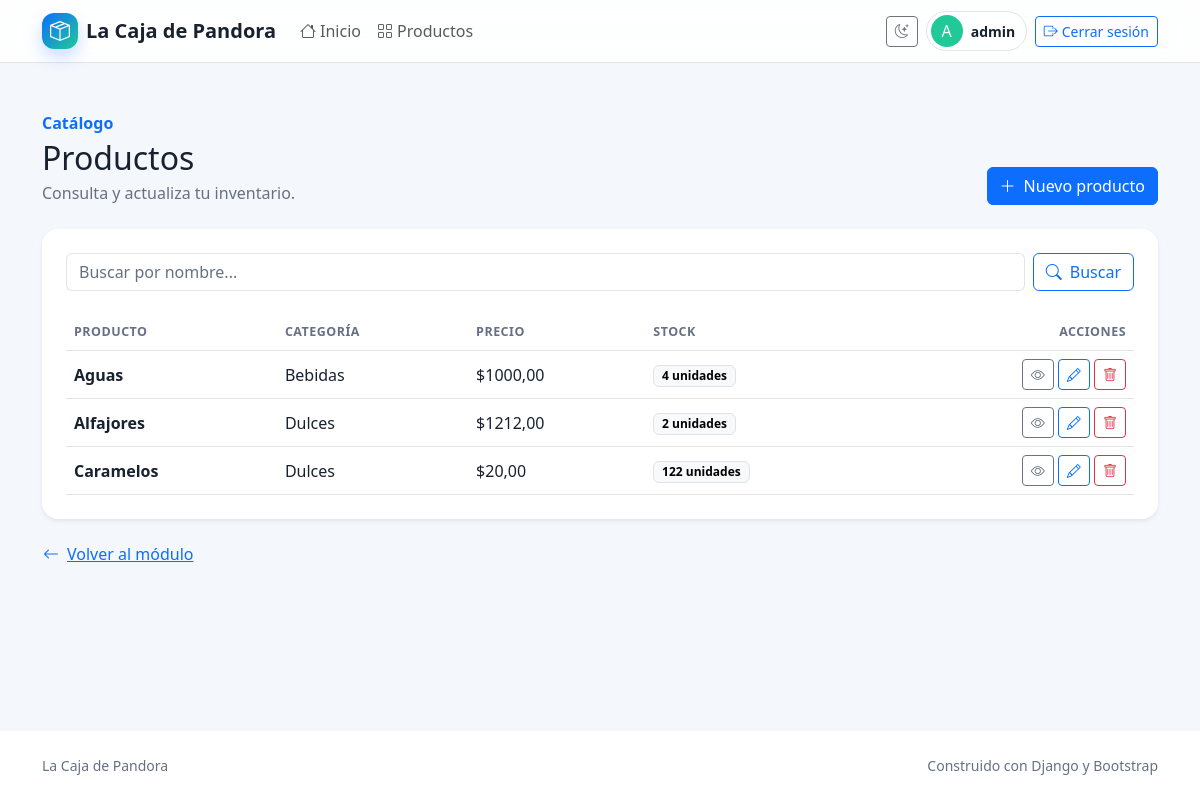
Page /producto/producto/list/ (signed in) on the earlier database version.
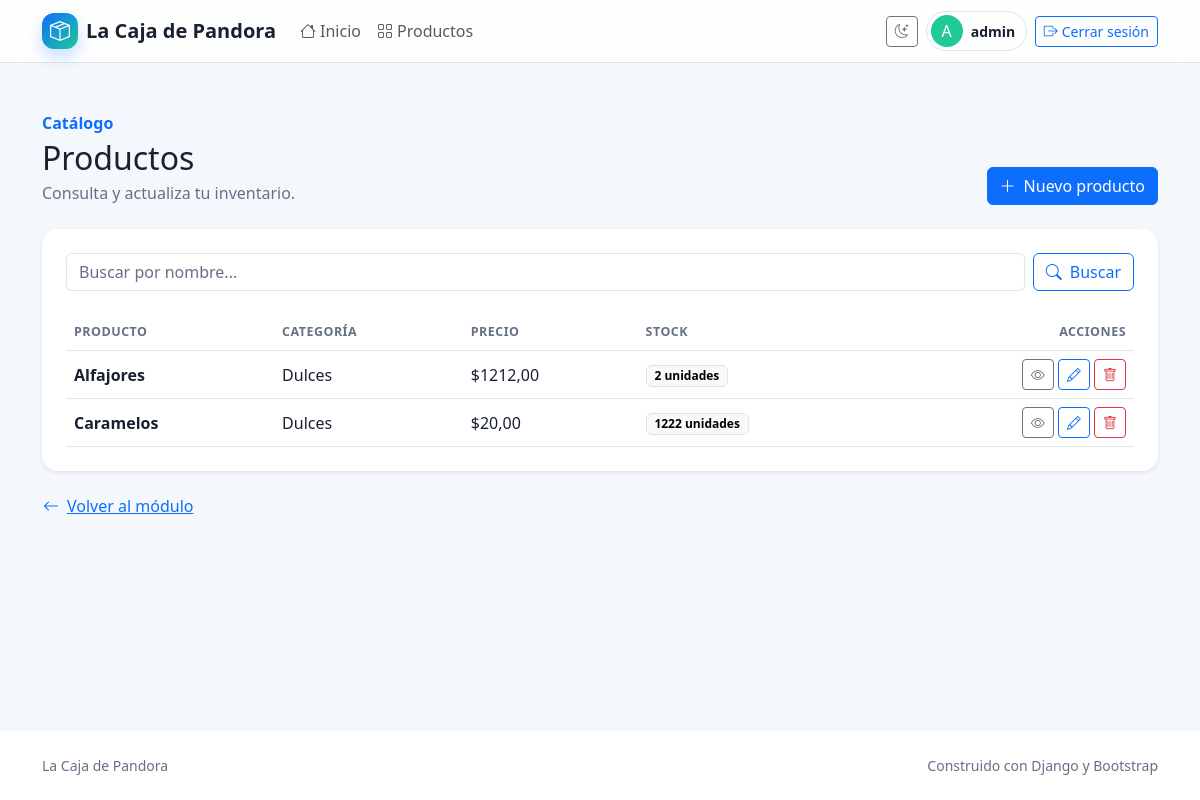
Same page on the later database version.
### producto/models.py (models this page shows, shortened)
class Producto(models.Model):
    categoria = models.ForeignKey(
        Categoria,
        on_delete=models.SET_NULL,
        null=True,
        blank=True,
        verbose_name="categoría",
        related_name="productos",
    )
    nombre = models.CharField(max_length=100, db_index=True)
    descripcion = models.TextField(blank=True, default="", verbose_name="descripción")
    precio = models.DecimalField(max_digits=10, decimal_places=2)
    stock = models.PositiveIntegerField(default=0)
    class Meta:
        verbose_name = "Producto"
        verbose_name_plural = "Productos"
        ordering = ("nombre",)
        constraints = (
            models.UniqueConstraint(fields=["categoria", "nombre"], name="unique_producto_categoria"),
        )

class Categoria(models.Model):
    nombre = models.CharField(max_length=255, unique=True)
    descripcion = models.TextField(blank=True, default="", verbose_name="descripción")
    class Meta:
        verbose_name = "Categoría de Productos"
        verbose_name_plural = "Categorías de Productos"
        ordering = ("nombre",)
    def __str__(self):
        return self.nombre

### producto/views/producto.py (the view)
# urls.py: path("producto/list/", producto.ProductoListView.as_view(), name="producto_list"),
class ProductoListView(ListView):
    model = Producto
    def get_queryset(self) -> QuerySet:
        busqueda = self.request.GET.get("busqueda")
        if busqueda:
            productos = Producto.objects.filter(nombre__icontains=busqueda)
        else:
            productos = Producto.objects.all()
        return productos

### producto/templates/producto/producto_list.html (shortened to what this page needs)
{% extends "core/base.html" %}
{% block contenido %}
    <div class="container">
        <div class="d-flex flex-column flex-md-row justify-content-between align-items-md-end gap-3 mb-4">
            <div>
                <p class="text-primary fw-semibold mb-1">Catálogo</p>
                <h1 class="h2 mb-1">Productos</h1>
                <p class="text-muted mb-0">Consulta y actualiza tu inventario.</p>
            </div>
            <a class="btn btn-primary" href="{% url 'producto:producto_create' %}"><i class="bi bi-plus-lg me-2"></i>Nuevo producto</a>
        </div>
        <section class="card border-0 shadow-sm rounded-4 p-3 p-md-4">
            <form method="get" class="row g-2 mb-4">
                <div class="col-12 col-md">
                    <input class="form-control"
                           id="producto-search"
                           type="search"
                           name="busqueda"
                           value="{{ request.GET.busqueda|default:'' }}"
                           placeholder="Buscar por nombre..." />
                </div>
                <div class="col-12 col-md-auto">
                    <button class="btn btn-outline-primary w-100" type="submit"><i class="bi bi-search me-2"></i>Buscar</button>
                </div>
            </form>
            <div class="table-responsive">
                <table class="table align-middle mb-0">
                    <thead>
                        <tr>
                            <th>Producto</th>
                            <th>Categoría</th>
                            <th>Precio</th>
                            <th>Stock</th>
                            <th class="text-end">Acciones</th>
                        </tr>
                    </thead>
                    <tbody>
                        {% for producto in object_list %}
                            <tr>
                                <td class="fw-semibold">{{ producto.nombre }}</td>
                                <td>{{ producto.categoria|default:'Sin categoría' }}</td>
                                <td>${{ producto.precio }}</td>
                                <td><span class="badge text-bg-light border">{{ producto.stock }} unidades</span></td>
                                <td class="text-end text-nowrap">
                                    <a class="btn btn-sm btn-outline-secondary"
                                       href="{% url 'producto:producto_detail' producto.id %}"
                                       title="Ver producto"><i class="bi bi-eye"></i><span class="visually-hidden"> Ver</span></a>
                                    <a class="btn btn-sm btn-outline-primary"
                                       href="{% url 'producto:producto_update' producto.id %}"
                                       title="Editar producto"><i class="bi bi-pencil"></i><span class="visually-hidden"> Editar</span></a>
                                    <a class="btn btn-sm btn-outline-danger"
                                       href="{% url 'producto:producto_delete' producto.id %}"
                                       title="Eliminar producto"><i class="bi bi-trash"></i><span class="visually-hidden"> Eliminar</span></a>
                                </td>
                            </tr>
                        {% empty %}
                            <tr>
                                <td colspan="5">
                                    <div class="text-center text-muted py-5"><i class="bi bi-inbox fs-2 d-block mb-2"></i>No hay productos para mostrar.</div>
                                </td>
                            </tr>
                        {% endfor %}
                    </tbody>
                </table>
            </div>
        </section>
        <a class="btn btn-link px-0 mt-3" href="{% url 'producto:home' %}"><i class="bi bi-arrow-left me-2"></i>Volver al módulo</a>
    </div>
{% endblock contenido %}

### core/templates/core/base.html (shortened to what this page needs)
<!DOCTYPE html>
<html lang="es">
    <head>
        <link href="https://cdn.jsdelivr.net/npm/bootstrap@5.3.3/dist/css/bootstrap.min.css"
              rel="stylesheet"
 />
        <link rel="stylesheet"
              href="https://cdn.jsdelivr.net/npm/bootstrap-icons@1.11.3/font/bootstrap-icons.min.css" />
        {% load static %}
        <link rel="stylesheet" href="{% static 'core/css/app.css' %}" />
    </head>
    <body class="d-flex flex-column min-vh-100">
        <nav class="navbar navbar-expand-lg sticky-top app-navbar border-bottom"
             aria-label="Navegación principal">
            <div class="container">
                <a class="navbar-brand d-flex align-items-center gap-2"
                   href="{% url 'core:home' %}">
                    <span class="brand-mark" aria-hidden="true"><i class="bi bi-box-seam"></i></span>
                    <span>La Caja de Pandora</span>
                </a>
                <div class="collapse navbar-collapse" id="mainNavigation">
                    <ul class="navbar-nav me-auto mb-2 mb-lg-0">
                        <li class="nav-item">
                            <a class="nav-link" href="{% url 'core:home' %}"><i class="bi bi-house me-1"></i>Inicio</a>
                        </li>
                        {% if user.is_authenticated %}
                            <li class="nav-item">
                                <a class="nav-link" href="{% url 'producto:home' %}"><i class="bi bi-grid me-1"></i>Productos</a>
                            </li>
                        {% endif %}
                    </ul>
                    <div class="d-flex flex-column flex-lg-row align-items-lg-center gap-2">
                        <button class="btn btn-sm btn-outline-secondary theme-toggle"
                                type="button"
                                aria-label="Cambiar tema"
                                title="Cambiar tema">
                            <i class="bi bi-moon-stars" aria-hidden="true"></i>
                        </button>
                        {% if user.is_authenticated %}
                            <div class="user-chip d-flex align-items-center gap-2">
                                {% with vendedor=user.vendedor_set.first %}
                                    {% if vendedor and vendedor.imagen_perfil %}
                                        <img class="avatar avatar-sm"
                                             src="{{ vendedor.imagen_perfil.url }}"
                                             alt="Imagen de perfil de {{ user.username }}" />
                                    {% else %}
                                        <span class="avatar avatar-sm avatar-fallback" aria-hidden="true">{{ user.username|first|upper }}</span>
                                    {% endif %}
                                {% endwith %}
                                <span class="small fw-semibold">{{ user.username }}</span>
                            </div>
                            <form method="post" action="{% url 'core:logout' %}" class="m-0">
                                <button class="btn btn-sm btn-outline-primary w-100" type="submit">
                                    <i class="bi bi-box-arrow-right me-1"></i>Cerrar sesión
                                </button>
                            </form>
                        {% else %}
                            <a class="btn btn-primary btn-sm" href="{% url 'core:login' %}">
                                <i class="bi bi-person me-1"></i>Iniciar sesión
                            </a>
                        {% endif %}
                    </div>
                </div>
            </div>
        </nav>
        <main class="flex-grow-1 py-4 py-lg-5">
            {% block contenido %}
            {% endblock contenido %}
        </main>
        <footer class="app-footer py-4 mt-auto">
            <div class="container d-flex flex-column flex-md-row justify-content-between gap-2 small">
                <span>La Caja de Pandora</span>
                <span>Construido con Django y Bootstrap</span>
            </div>
        </footer>
    </body>
</html>

### core/static/core/css/app.css (style rules this page uses)
:root { --app-bg: #f4f7fb; --app-surface: #ffffff; --app-surface-muted: #eaf0f7; --app-text: #18212f; --app-muted: #667085; --app-border: rgba(24, 33, 47, 0.12); --app-accent: #0d6efd; --app-accent-soft: rgba(13, 110, 253, 0.11); --app-shadow: 0 1rem 3rem rgba(24, 33, 47, 0.08); }
body { background: var(--app-bg); color: var(--app-text); }
.app-navbar, .app-footer, .surface, .card { background-color: var(--app-surface); border-color: var(--app-border) !important; }
.app-navbar { backdrop-filter: blur(14px); background-color: color-mix(in srgb, var(--app-surface) 88%, transparent); }
.app-footer { color: var(--app-muted); }
.brand-mark { display: inline-grid; width: 2.25rem; height: 2.25rem; place-items: center; border-radius: 0.75rem; color: #fff; background: linear-gradient(135deg, #0d6efd, #20c997); box-shadow: 0 0.5rem 1rem rgba(13, 110, 253, 0.22); }
.navbar-brand { color: var(--app-text); font-weight: 700; letter-spacing: 0; }
.nav-link, .navbar-brand { transition: color 160ms ease, transform 160ms ease; }
.user-chip { color: var(--app-text); padding: 0.2rem 0.65rem 0.2rem 0.25rem; border: 1px solid var(--app-border); border-radius: 2rem; }
.avatar { display: inline-grid; flex: 0 0 auto; place-items: center; overflow: hidden; color: #fff; background: #20c997; object-fit: cover; }
.avatar-sm { width: 2rem; height: 2rem; border-radius: 50%; }
.text-muted, .form-text { color: var(--app-muted) !important; }
.form-control, .form-select { border-color: var(--app-border); background-color: var(--app-surface); color: var(--app-text); }
.form-control::placeholder { color: var(--app-muted); }
.table { --bs-table-bg: transparent; --bs-table-color: var(--app-text); --bs-table-border-color: var(--app-border); }
.table thead th { color: var(--app-muted); font-size: 0.78rem; letter-spacing: 0.04em; text-transform: uppercase; }

Differences in the rows shown:
removed Producto: nombre "Aguas", categoria "Bebidas", precio "1000,00", stock "4"
changed Producto "Caramelos": stock "122" → "1222"
